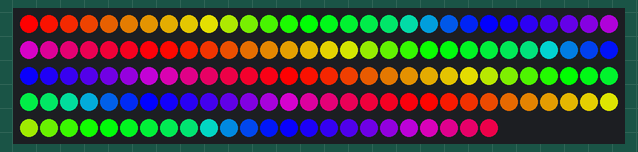
A sketch run on a simulated Arduino Uno, built with avr-gcc and run on an emulated ATmega328P. Parts: 144 RGB LEDs in strip order, left to right, continuing on the next row. Dim RGB values are drawn brighter than linear.

Above: at 0.16 s.
At 4.73 s:
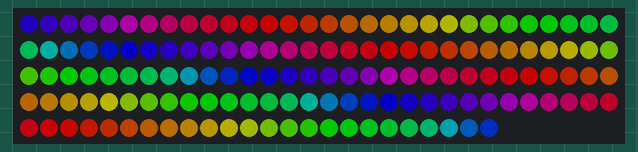
At 9.6 s:
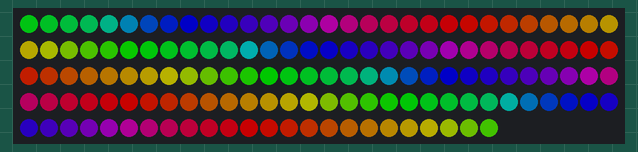
At 19.35 s:
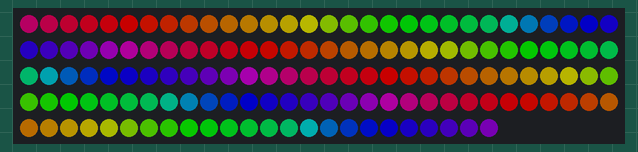
At 29.09 s:
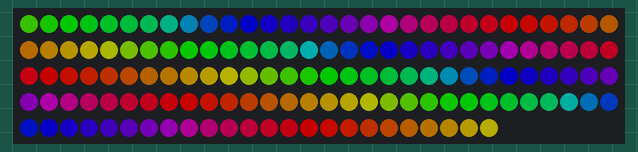
At 39.76 s:
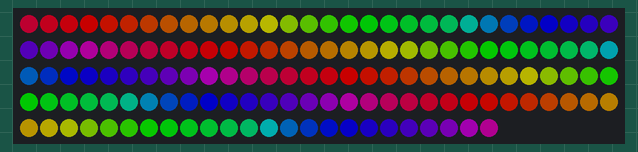

The sketch:

ledstrip.ino
```cpp
#include <FastLED.h>

#define LED_PIN 10 // Der Pin, an dem der LED-Stripe angeschlossen ist
#define NUM_LEDS 144 // Die Anzahl der LEDs in deinem Stripe

CRGB leds[NUM_LEDS];

void setup() {
 Serial.begin(9600);

 // Initialisiere den LED-Stripe
 FastLED.addLeds<WS2812, LED_PIN, GRB>(leds, NUM_LEDS);
}

void loop() {
 // Ändere diese Funktion nach Bedarf, um den LED-Stripe zu steuern
 rainbow();
}

// Beispiel: Lauflicht mit Regenbogenfarben
void rainbow() {
 static uint8_t hue = 0;

 fill_rainbow(leds, NUM_LEDS, hue, 7);
 FastLED.show();

 // Geschwindigkeit und Helligkeit anpassen
 EVERY_N_MILLISECONDS(20) { hue += 1; }
 EVERY_N_MILLISECONDS(10) { FastLED.setBrightness(100); }
}
```
